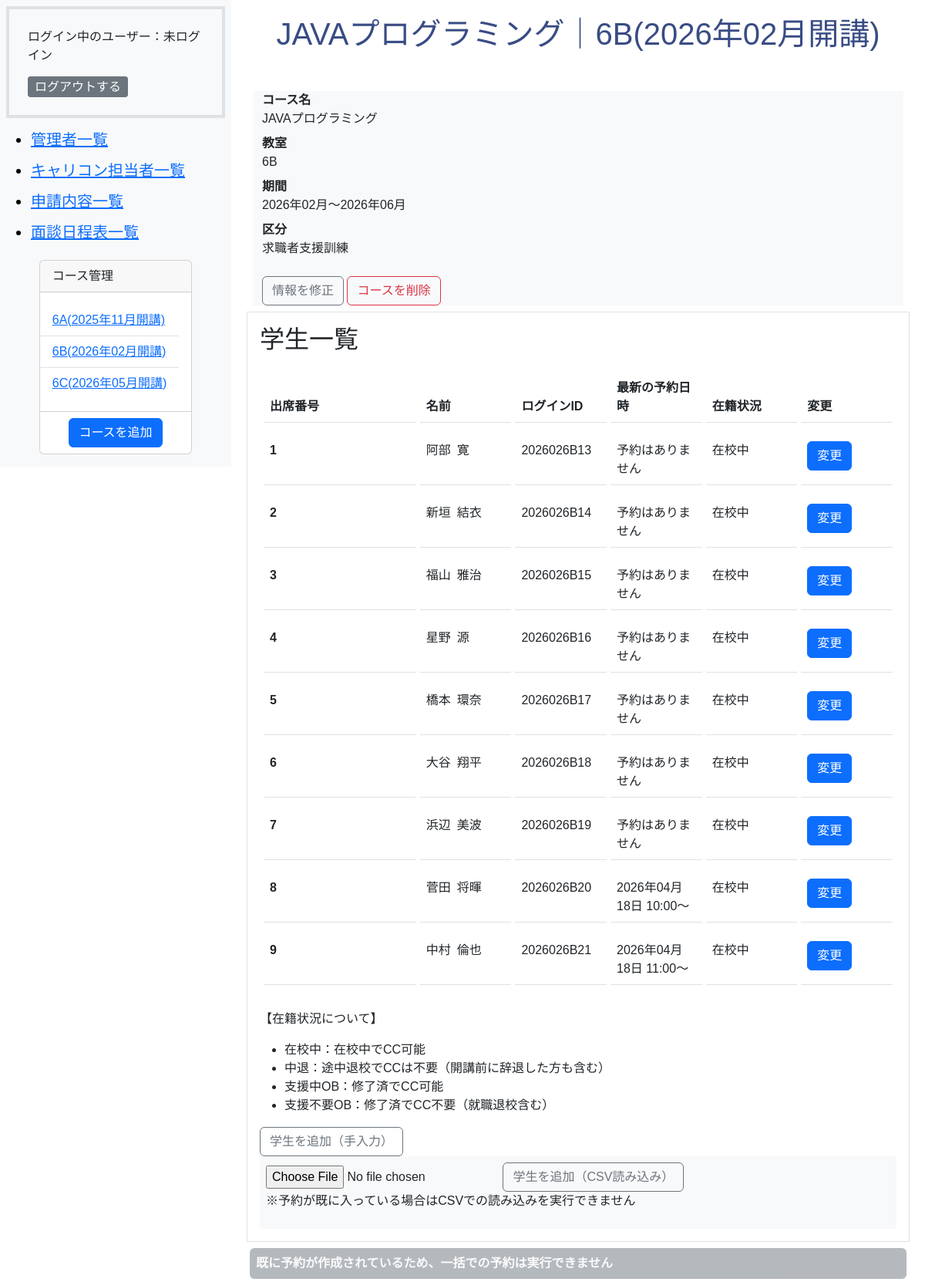
The app's page /admin/student.php?course_id=2 with its own data.
### tables this page shows
CREATE TABLE `m_courses` (
  `id` int(11) NOT NULL,
  `name` varchar(255) NOT NULL,
  `start_date` date NOT NULL,
  `end_date` date NOT NULL,
  `course_type` int(11) NOT NULL,
  `classroom_id` int(11) NOT NULL,
  `is_deleted` tinyint(1) NOT NULL DEFAULT 0,
  `created_at` datetime NOT NULL DEFAULT current_timestamp(),
  `updated_at` datetime NOT NULL DEFAULT current_timestamp() ON UPDATE current_timestamp()
);

CREATE TABLE `m_classrooms` (
  `id` int(11) NOT NULL,
  `name` varchar(255) NOT NULL,
  `created_at` datetime NOT NULL DEFAULT current_timestamp(),
  `updated_at` datetime NOT NULL DEFAULT current_timestamp() ON UPDATE current_timestamp()
);

CREATE TABLE `m_students` (
  `id` int(11) NOT NULL,
  `student_no` int(11) NOT NULL,
  `last_name` varchar(255) NOT NULL,
  `first_name` varchar(255) NOT NULL,
  `login_id` varchar(255) NOT NULL,
  `password` varchar(255) NOT NULL,
  `course_id` int(11) NOT NULL,
  `enrollment_id` int(11) NOT NULL,
  `is_deleted` tinyint(1) NOT NULL DEFAULT 0,
  `created_at` datetime NOT NULL DEFAULT current_timestamp(),
  `updated_at` datetime NOT NULL DEFAULT current_timestamp() ON UPDATE current_timestamp()
);

### includes/functions.php (called while the page is built, shortened)
<?php
function db_connect()
{
    try {
        $dsn = 'mysql:dbname=' . DB_NAME . ';host=' . DB_HOST . ';charset=utf8mb4';
        $db = new PDO($dsn, DB_USER, DB_PASS);
        $db->setAttribute(PDO::ATTR_ERRMODE, PDO::ERRMODE_EXCEPTION);
        $db->setAttribute(PDO::ATTR_EMULATE_PREPARES, false);
        $db->setAttribute(PDO::ATTR_DEFAULT_FETCH_MODE, PDO::FETCH_ASSOC);
        return $db;
    } catch (PDOException $e) {
        exit('DB接続エラー: ' . $e->getMessage());
    }
}
function h($string)
{
    return htmlspecialchars($string, ENT_QUOTES, 'UTF-8');
}
function format_date($datetime, $type)
{
    $format_types = [
        1 => 'Y年m月d日 H:i:s',
        2 => 'Y年m月',
        3 => 'm月d日',
        4 => 'Y年m月d日',
        5 => 'Y',
        6 => 'm',
    ];
    return date($format_types[$type], strtotime($datetime));
}
function get_classrooms_list()
{
    $room = array();
    try {
        $db = db_connect();
        $sql = 'SELECT * FROM m_classrooms';
        $stmt = $db->prepare($sql);
        $stmt->execute();
        $result = $stmt->fetchAll(PDO::FETCH_ASSOC);
        foreach ($result as $row) {
            $room[$row['id']] = $row['name'];
        }
        return $room;
    } catch (PDOException $e) {
        exit('エラー: ' . $e->getMessage());
    }
}
function get_enrollments_list()
{
    $enrollments_types = array();
    try {
        $db = db_connect();
        $sql = 'SELECT * FROM m_enrollments';
        $stmt = $db->prepare($sql);
        $stmt->execute();
        $result = $stmt->fetchAll(PDO::FETCH_ASSOC);
        foreach ($result as $row) {
            $enrollments_types[$row['id']] = $row['name'];
        }
        return $enrollments_types;
    } catch (PDOException $e) {
        exit('エラー: ' . $e->getMessage());
    }
}
function get_slot_list()
{
    $slot_time = [
        0 => '10:00～',
        1 => '11:00～',
        2 => '12:00～',
        3 => '14:00～',
        4 => '15:00～',
        5 => '16:00～',
    ];
    return $slot_time;
}

### admin/student.php (the view, shortened to what this page needs)
<?php
require_once __DIR__ . '/../includes/functions.php';
$db = db_connect();
$course_id = htmlspecialchars($_GET['course_id']);
try {
    $sql = 'SELECT * FROM m_courses WHERE m_courses.id  = :course_id AND m_courses.is_deleted = 0';
    $stmt = $db->prepare($sql);
    $stmt->bindParam(':course_id', $course_id, PDO::PARAM_INT);
    $stmt->execute();
    $result = $stmt->fetch(PDO::FETCH_ASSOC);
    $sql = 'SELECT * FROM m_students WHERE m_students.course_id  = :course_id AND m_students.is_deleted = 0';
    $stmt = $db->prepare($sql);
    $stmt->bindParam(':course_id', $course_id, PDO::PARAM_INT);
    $stmt->execute();
    $student_result = $stmt->fetchAll(PDO::FETCH_ASSOC);
    $sql = 'SELECT carcon_reservation_details.student_id as student_id,carcon_reservation_details.meeting_type as meeting_type,carcon_reservation_details.slot_index as slot_index,carcon_lines.date as date FROM carcon_reservation_details INNER JOIN carcon_reservations ON carcon_reservation_details.id = carcon_reservations.carcon_reservation_detail_id INNER JOIN carcon_lines ON carcon_lines.id = carcon_reservations.carcon_line_id ORDER BY carcon_lines.date DESC';
    $stmt = $db->prepare($sql);
    $stmt->execute();
    $reservation_result = $stmt->fetchAll(PDO::FETCH_ASSOC);
    $checkSql = "SELECT 1 FROM carcon_reservations r INNER JOIN carcon_reservation_details d ON r.carcon_reservation_detail_id = d.id INNER JOIN m_students s ON d.student_id = s.id WHERE s.course_id = :course_id LIMIT 1";
    $checkStmt = $db->prepare($checkSql);
    $checkStmt->bindValue(':course_id', $course_id, PDO::PARAM_INT);
    $checkStmt->execute();
    $alreadyExists = $checkStmt->fetch() ? true : false;
} catch (PDOException $e) {
    exit('エラー:' . $e->getMessage());
}
$type = get_course_types_list();
$room = get_classrooms_list();
?>
<!DOCTYPE html>
<html lang="ja">
<head>
    <link href="https://cdn.jsdelivr.net/npm/bootstrap@5.3.0/dist/css/bootstrap.min.css" rel="stylesheet">
    <link rel="stylesheet" href="../css/style.css">
</head>
<body class="admin-wrapper">
    <?php
    require dirname(__FILE__) . '/sidebar.php';
    ?>
    <section class="admin-main-wrapper">
        <h1><?php echo h($result['name']) ?>｜<?php echo h($room[$result['classroom_id']]) ?>(<?php echo h(format_date($result['start_date'], 2)) ?>開講)</h1>
        <form class="row card-body bg-light m-2" action="./course_del_do.php" method="post" onsubmit="return confirm('このコースを削除してよろしいですか？')">
            <dl>
                <dt class="col-sm-3">コース名</dt>
                <dd class="col-sm-9"><?php echo h($result['name']) ?></dd>
                <dt class="col-sm-3">教室</dt>
                <dd class="col-sm-9"><?php echo h($room[$result['classroom_id']]) ?></dd>
                <dt class="col-sm-3">期間</dt>
                <dd class="col-sm-9"><?php echo h(format_date($result['start_date'], 2)) ?>～<?php echo h(format_date($result['end_date'], 2)) ?></dd>
                <dt class="col-sm-3">区分</dt>
                <dd class="col-sm-9"><?php echo h($type[$result['course_type']]) ?></dd>
            </dl>
            <div>
                <a href="./course_edit.php?course_id=<?php echo h($result['id']) ?>" class="btn btn-outline-secondary  d-inline-block">情報を修正</a>
                <input type="submit" class="btn btn-outline-danger d-inline-block" value="コースを削除">
            </div>
        </form>
        <div class="border p-3 mt-2 mb-2">
            <h2>学生一覧</h2>
            <table class="table table-hover">
                <thead>
                    <tr>
                        <th scope="col">出席番号</th>
                        <th scope="col">名前</th>
                        <th scope="col">ログインID</th>
                        <th scope="col">最新の予約日時</th>
                        <th scope="col">在籍状況</th>
                        <th scope="col">変更</th>
                    </tr>
                </thead>
                <tbody>
                    <?php
                    $enrollments = get_enrollments_list();
                    ?>
                    <?php
                    $slot = get_slot_list();
                    foreach ($student_result as $student):
                    ?>
                        <tr>
                            <th scope="row"><?php echo h($student['student_no']) ?></th>
                            <td><?php echo h($student['last_name']) ?>&ensp;<?php echo h($student['first_name']) ?></td>
                            <td><?php echo h($student['login_id']) ?></td>
                            <td>
                                <?php if (!empty($reservation_result)): ?>
                                    <?php foreach ($reservation_result as $reserve): ?>
                                        <?php $text = "予約はありません" ?>
                                        <?php if ($student['id'] == $reserve['student_id']): ?>
                                            <?php $text = h(format_date($reserve['date'], 4)) . "&nbsp;" . h($slot[$reserve['slot_index']]) ?>
                                            <?php break;  ?>
                                        <?php endif; ?>
                                    <?php endforeach; ?>
                                    <?php echo $text; ?>
                                <?php else: ?>
                                    予約はありません
                                <?php endif; ?>
                            </td>
                            <td><?php echo h($enrollments[$student['enrollment_id']]) ?></td>
                            <td><a href="./student_edit.php?student_id=<?php echo h($student['id']) ?>" class="btn btn-primary d-inline-block">変更</a></td>
                        </tr>
                    <?php endforeach; ?>
                </tbody>
            </table>
            <p>【在籍状況について】</p>
            <ul>
                <li>在校中：在校中でCC可能</li>
                <li>中退：途中退校でCCは不要（開講前に辞退した方も含む）</li>
                <li>支援中OB：修了済でCC可能</li>
                <li>支援不要OB：修了済でCC不要（就職退校含む）</li>
            </ul>
            <a href="./student_add.php?course_id=<?php echo h($course_id) ?>" class="btn btn-outline-secondary  d-inline-block">学生を追加（手入力）</a>
            <form action="student_import_do.php" method="post" enctype="multipart/form-data" class="card-body bg-light p-2">
                <input type="file" name="csv_file" accept=".csv" required>
                <button type="submit" class="btn btn-outline-secondary  d-inline-block">学生を追加（CSV読み込み）</button>
                <p>※予約が既に入っている場合はCSVでの読み込みを実行できません</p>
            </form>
        </div>
        <?php if ($result['course_type'] == 1): ?>
            <p class="opacity-50 p-2 m-1 bg-secondary text-light fw-bold rounded">対象のコースではないため、一括での予約は実行できません</p>
        <?php elseif (!$alreadyExists): ?>
            <a href="./required_add.php?course_id=<?php echo h($result['id']) ?>" class="btn btn-outline-secondary d-inline-block mt-2 mb-2">必須キャリコンの一括予約</a>
        <?php else: ?>
            <p class="opacity-50 p-2 m-1 bg-secondary text-light fw-bold rounded">既に予約が作成されているため、一括での予約は実行できません</p>
        <?php endif; ?>
    </section>
</body>
</html>

### admin/sidebar.php (shortened to what this page needs)
<?php
$sql = "SELECT m_courses.id as course_id,m_courses.name as courses_name, m_courses.is_deleted as m_courses_is_deleted,start_date,m_classrooms.name as classroom_name FROM m_courses INNER JOIN m_classrooms ON m_courses.classroom_id = m_classrooms.id  ORDER BY start_date ASC";
$stmt = $db->prepare($sql);
$stmt->execute();
$course_list = $stmt->fetchAll(PDO::FETCH_ASSOC);
?>
<aside class="admin-sidebar-wrapper bg-light p-2">
    <div class="p-4 border border-4">
        <p class="fs-6">ログイン中のユーザー：<?php echo isset($_SESSION['login_admin_id']) ? $_SESSION['staff_name'] : "未ログイン"; ?></p>
        <a href="./logout.php" class="btn btn-secondary btn-sm fs-6 d-inline">ログアウトする</a>
    </div>
    <nav class="navbar navbar-light bg-light">
        <ul>
            <li class="navbar-brand"><a href="staff.php">管理者一覧</a></li>
            <li class="navbar-brand"><a href="carcon_staff.php">キャリコン担当者一覧</a></li>
            <li class="navbar-brand"><a href="index.php">申請内容一覧</a></li>
            <li class="navbar-brand"><a href="schedule.php">面談日程表一覧</a></li>
        </ul>
        <div id="course" class="card pb-2  m-auto">
            <p class="card-header">コース管理</p>
            <ul class="card-body list-group list-group-flush mb-2">
                <?php
                foreach ($course_list as $course):
                ?>
                    <?php if ($course['m_courses_is_deleted'] == 0): ?>
                        <li class="list-group-item"><a href="student.php?course_id=<?php echo h($course['course_id']) ?>"><?php echo h($course['classroom_name']) ?>(<?php echo h(format_date($course['start_date'], 2)) ?>開講)</a></li>
                    <?php endif; ?>
                <?php endforeach; ?>
            </ul>
            <a href="course_add.php" class="btn btn-primary m-auto">コースを追加</a>
        </div>
    </nav>
</aside>

### css/style.css (style rules this page uses)
.admin-wrapper { display: flex; }
.admin-sidebar-wrapper { width: max(300px, 20%); }
.admin-main-wrapper { width: 80%; padding-inline: 20px; padding-block-start: 20px; margin-inline-start: max(300px, 20%); ; }
aside { position: fixed; }
body { font-family: 'LINE Seed JP', sans-serif; }
table { border-collapse: separate; border-spacing: 5px 16px; table-layout: fixed; width: 100%; }
table td, table th { padding: 1.0rem 0.6rem; }
th:first-child, td:first-child { width: 25%; }
h1 { text-align: center; color: #394C84; margin-bottom: 50px; }
.btn { display: flex; justify-content: space-between; align-items: end; white-space: nowrap; }
.navbar { background-color: #F6F8FB; }

### records on screen
m_courses: classroom.name "6A", start_date "2025年11月"
m_courses: classroom.name "6B", start_date "2026年02月", name "JAVAプログラミング", classroom "6B", format_date($result['start_date'], 2) "2026年02月", end_date "2026年06月", course_type "求職者支援訓練"
m_courses: classroom.name "6C", start_date "2026年05月"
m_students: student_no "1", last_name "阿部", first_name "寛", login "2026026B13", text "予約はありません", enrollment "在校中"
m_students: student_no "2", last_name "新垣", first_name "結衣", login "2026026B14", text "予約はありません", enrollment "在校中"
m_students: student_no "3", last_name "福山", first_name "雅治", login "2026026B15", text "予約はありません", enrollment "在校中"
m_students: student_no "4", last_name "星野", first_name "源", login "2026026B16", text "予約はありません", enrollment "在校中"
m_students: student_no "5", last_name "橋本", first_name "環奈", login "2026026B17", text "予約はありません", enrollment "在校中"
m_students: student_no "6", last_name "大谷", first_name "翔平", login "2026026B18", text "予約はありません", enrollment "在校中"
m_students: student_no "7", last_name "浜辺", first_name "美波", login "2026026B19", text "予約はありません", enrollment "在校中"
m_students: student_no "8", last_name "菅田", first_name "将暉", login "2026026B20", text "2026年04月18日 10:00～", enrollment "在校中"
m_students: student_no "9", last_name "中村", first_name "倫也", login "2026026B21", text "2026年04月18日 11:00～", enrollment "在校中"
